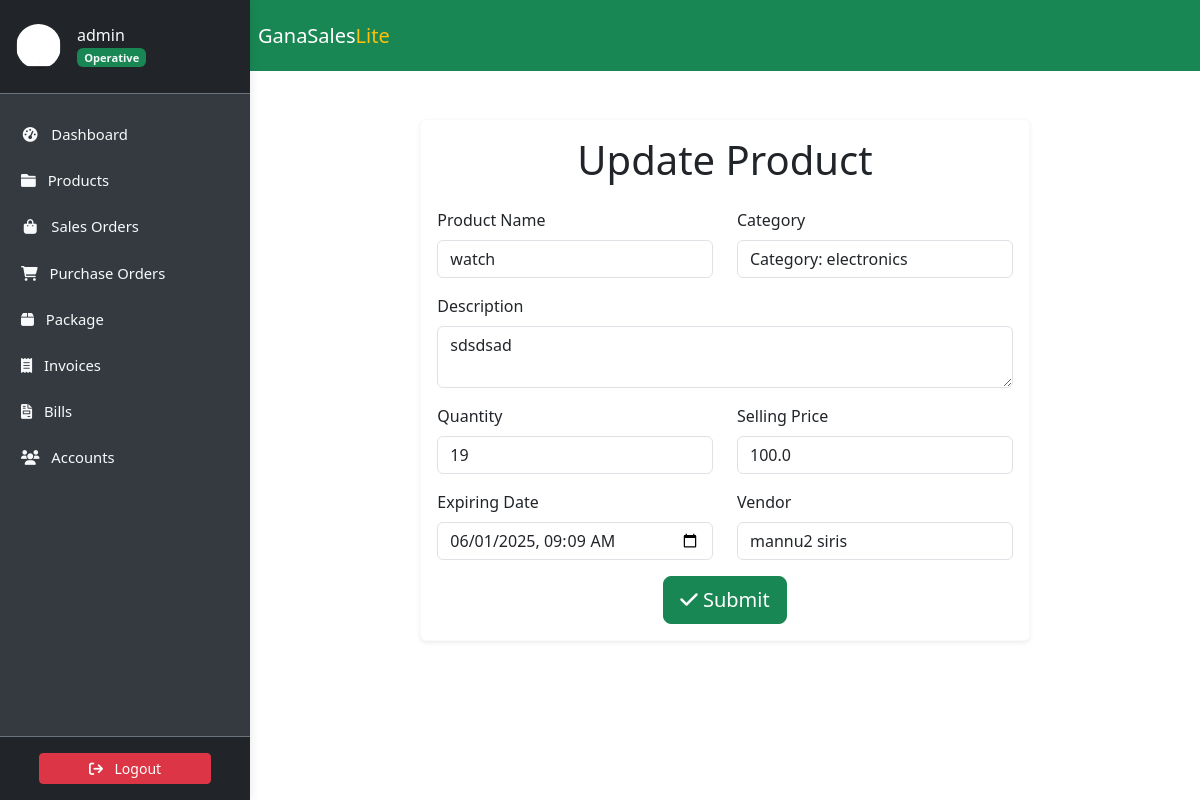
Page /product/watch/update/ (signed in) on the earlier database version.
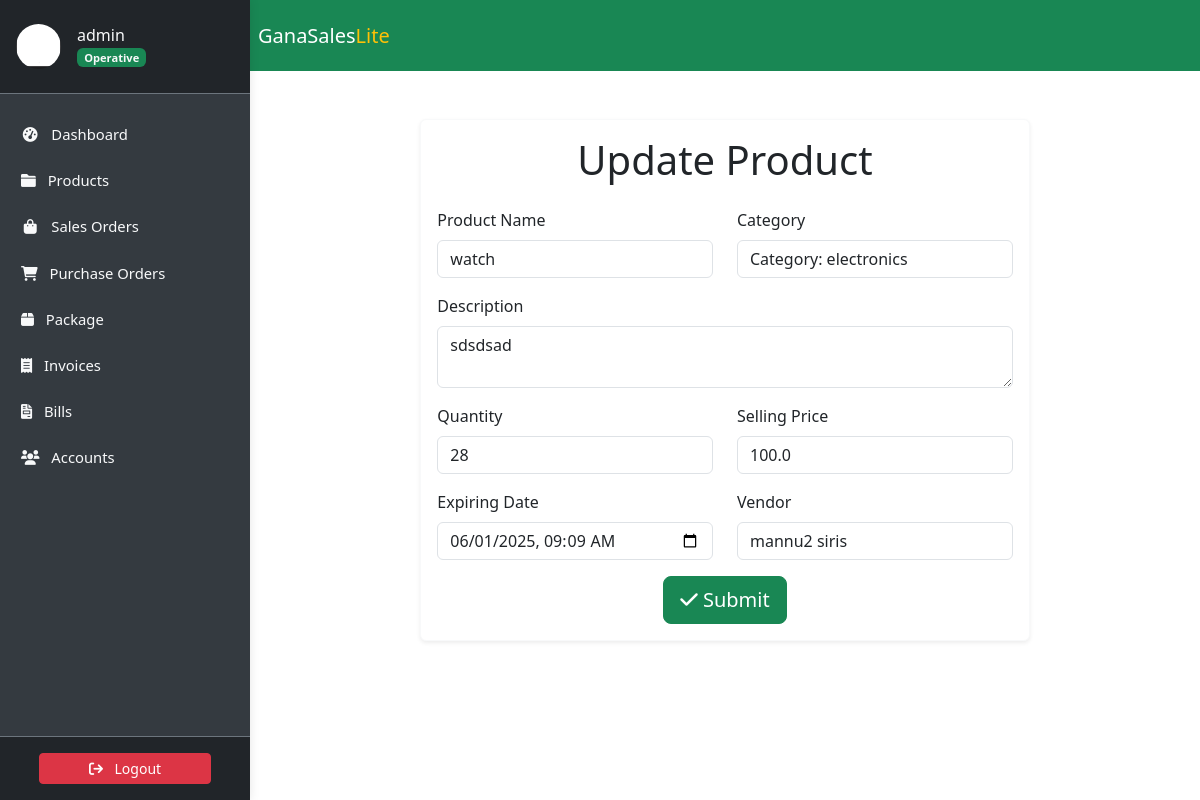
Same page on the later database version.
### accounts/models.py (models this page shows, shortened)
class Profile(models.Model):
    user = models.OneToOneField(
        User, on_delete=models.CASCADE, verbose_name='User'
    )
    slug = AutoSlugField(
        unique=True,
        verbose_name='Account ID',
        populate_from='email'
    )
    profile_picture = ProcessedImageField(
        default='profile_pics/default.jpg',
        upload_to='profile_pics',
        format='JPEG',
        processors=[ResizeToFill(150, 150)],
        options={'quality': 100}
    )
    telephone = PhoneNumberField(
        null=True, blank=True, verbose_name='Telephone'
    )
    email = models.EmailField(
        max_length=150, blank=True, null=True, verbose_name='Email'
    )
    first_name = models.CharField(
        max_length=30, blank=True, verbose_name='First Name'
    )
    last_name = models.CharField(
        max_length=30, blank=True, verbose_name='Last Name'
    )
    status = models.CharField(
        choices=STATUS_CHOICES,
        max_length=12,
        default='INA',
        verbose_name='Status'
    )
    role = models.CharField(
        choices=ROLE_CHOICES,
        max_length=12,
        blank=True,
        null=True,
        verbose_name='Role'
    )
    class Meta:
        ordering = ['slug']
        verbose_name = 'Profile'
        verbose_name_plural = 'Profiles'

### store/models.py (models this page shows, shortened)
class Item(models.Model):
    slug = AutoSlugField(unique=True, populate_from='name')
    name = models.CharField(max_length=50)
    description = models.TextField(max_length=256)
    category = models.ForeignKey(Category, on_delete=models.CASCADE)
    quantity = models.IntegerField(default=0)
    price = models.FloatField(default=0)
    expiring_date = models.DateTimeField(null=True, blank=True)
    vendor = models.ForeignKey(Vendor, on_delete=models.SET_NULL, null=True)
    class Meta:
        ordering = ['name']
        verbose_name_plural = 'Items'

### store/views.py (the view)
class ProductUpdateView(LoginRequiredMixin, UserPassesTestMixin, UpdateView):
    model = Item
    template_name = "store/productupdate.html"
    form_class = ItemForm
    success_url = reverse_lazy("productslist") # Use reverse_lazy for class attributes
    def test_func(self):
        return self.request.user.is_superuser

### store/forms.py
class ItemForm(forms.ModelForm):
    class Meta:
        model = Item
        fields = [
            'name',
            'description',
            'category',
            'quantity',
            'price',
            'expiring_date',
            'vendor'
        ]
        widgets = {
            'name': forms.TextInput(attrs={'class': 'form-control'}),
            'description': forms.Textarea(
                attrs={
                    'class': 'form-control',
                    'rows': 2
                }
            ),
            'category': forms.Select(attrs={'class': 'form-control'}),
            'quantity': forms.NumberInput(attrs={'class': 'form-control'}),
            'price': forms.NumberInput(
                attrs={
                    'class': 'form-control',
                    'step': '0.01'
                }
            ),
            'expiring_date': forms.DateTimeInput(
                attrs={
                    'class': 'form-control',
                    'type': 'datetime-local'
                }
            ),
            'vendor': forms.Select(attrs={'class': 'form-control'}),
        }

### accounts/models.py (called while the page is built)
    def __str__(self):
        return self.name

### store/models.py (called while the page is built)
    def __str__(self):
        return f"Category: {self.name}"

### store/templates/store/productupdate.html (shortened to what this page needs)
{% extends "store/base.html" %}
{% load static %}
{% block content %}
<div class="container my-5">
    <div class="row justify-content-center">
        <div class="col-lg-8 col-md-10">
            <div class="card shadow-sm border-light">
                <div class="card-body">
                    <h1 class="text-center mb-4">
                        Update Product
                    </h1>
                    <form method="POST" enctype="multipart/form-data">
                        <div class="row">
                            <div class="col-md-6 mb-3">
                                <label for="{{ form.name.id_for_label }}" class="form-label">
                                    Product Name
                                </label>
                                {{ form.name }}
                            </div>
                            <div class="col-md-6 mb-3">
                                <label for="{{ form.category.id_for_label }}" class="form-label">
                                    Category
                                </label>
                                {{ form.category }}
                            </div>
                        </div>
                        <div class="row">
                            <div class="col mb-3">
                                <label for="{{ form.description.id_for_label }}" class="form-label">
                                    Description
                                </label>
                                {{ form.description }}
                            </div>
                        </div>
                        <div class="row">
                            <div class="col-md-6 mb-3">
                                <label for="{{ form.quantity.id_for_label }}" class="form-label">
                                    Quantity
                                </label>
                                {{ form.quantity }}
                            </div>
                            <div class="col-md-6 mb-3">
                                <label for="{{ form.price.id_for_label }}" class="form-label">
                                    Selling Price
                                </label>
                                {{ form.price }}
                            </div>
                        </div>
                        <div class="row">
                            <div class="col-md-6 mb-3">
                                <label for="{{ form.expiring_date.id_for_label }}" class="form-label">
                                    Expiring Date
                                </label>
                                {{ form.expiring_date }}
                            </div>
                            <div class="col-md-6 mb-3">
                                <label for="{{ form.vendor.id_for_label }}" class="form-label">
                                    Vendor
                                </label>
                                {{ form.vendor }}
                            </div>
                        </div>
                        <div class="form-group text-center">
                            <button class="btn btn-success btn-lg" type="submit">
                                <i class="fas fa-check"></i> Submit
                            </button>
                        </div>
                    </form>
                </div>
            </div>
        </div>
    </div>
</div>
{% endblock content %}

### store/templates/store/base.html (shortened to what this page needs)
<!DOCTYPE html>
<html lang="en">
    <head>
        {% load static %}
        <link href="https://cdn.jsdelivr.net/npm/bootstrap@5.3.3/dist/css/bootstrap.min.css" rel="stylesheet">
        <link rel="stylesheet" type="text/css" href="https://unpkg.com/@webpixels/css@1.1.5/dist/index.css">
        <link rel="stylesheet" href="{% static 'css/style.css' %}" type="text/css">
    </head>
    <body>
        {% include "store/sidebar.html" %}
        <section id="wrapper">
            <nav class="navbar navbar-expand-md bg-success">
                <div class="container-fluid px-2">
                  <div class="navbar-header d-flex align-items-center">
                    <a class="navbar-brand" style="font-size: 20px;" href="{% url 'dashboard' %}">GanaSales<span class="text-warning">Lite</span></a>
                  </div>
                </div>
              </nav>
          {% block content%}
          {% endblock content%}
        </section>
      </body>
</html>

### store/templates/store/sidebar.html (shortened to what this page needs)
<link href="https://cdn.jsdelivr.net/npm/bootstrap@5.3.3/dist/css/bootstrap.min.css" rel="stylesheet">
<link href="https://cdnjs.cloudflare.com/ajax/libs/font-awesome/6.0.0-beta3/css/all.min.css" rel="stylesheet">
<aside class="sidebar" id="show-side-navigation1">
    <div class="sidebar-header d-flex align-items-center px-3 py-4 border-bottom border-secondary">
        <a href="{% url 'user-profile' %}" class="d-flex align-items-center text-decoration-none text-light">
            <img class="rounded-circle img-fluid" id="sidebar-img" width="45" src="{{ request.user.profile.profile_picture.url }}" alt="Profile Picture" />
            <div class="ms-3">
                <h5 class="fs-6 mb-0">
                    {{ request.user.username }}{% if request.user.profile.role == 'AD' %} <i class="fa-solid fa-circle-check text-success"></i>{% endif %}
                </h5>
                <span class="badge bg-success text-light">
                    {% if request.user.profile.role == 'AD' %}
                        Admin
                    {% elif request.user.profile.role == 'EX' %}
                        Executive
                    {% else %}
                        Operative
                    {% endif %}
                </span>
            </div>
        </a>
    </div>
    <div class="nav-container">
        <ul class="nav flex-column mt-3">
            <li class="nav-item mb-2">
                <a class="nav-link text-light {% if request.resolver_match.url_name == 'dashboard' %}active{% endif %}" href="{% url 'dashboard' %}">
                    <i class="fa fa-tachometer-alt fa-fw me-2"></i> Dashboard
                </a>
            </li>
            <li class="nav-item mb-2 dropdown">
                <a class="nav-link text-light {% if request.resolver_match.url_name == 'productslist' %}active{% endif %}" href="#" id="productsDropdown" role="button">
                    <i class="fa fa-folder me-2"></i> Products
                </a>
            </li>
            <li class="nav-item mb-2">
                <a class="nav-link text-light {% if request.resolver_match.url_name == 'saleslist' %}active{% endif %}" href="{% url 'saleslist' %}">
                    <i class="fa fa-shopping-bag fa-fw me-2"></i> Sales Orders
                </a>
            </li>
            <li class="nav-item mb-2">
                <a class="nav-link text-light {% if request.resolver_match.url_name == 'purchaseslist' %}active{% endif %}" href="{% url 'purchaseslist' %}">
                    <i class="fa fa-shopping-cart me-2"></i> Purchase Orders
                </a>
            </li>
            <li class="nav-item mb-2">
                <a class="nav-link text-light {% if request.resolver_match.url_name == 'deliveries' %}active{% endif %}" href="{% url 'deliveries' %}">
                    <i class="fa-solid fa-box me-2"></i> Package
                </a>
            </li>
            <li class="nav-item mb-2">
                <a class="nav-link text-light {% if request.resolver_match.url_name == 'invoicelist' %}active{% endif %}" href="{% url 'invoicelist' %}">
                    <i class="fa-solid fa-receipt me-2"></i> Invoices
                </a>
            </li>
            <li class="nav-item mb-2">
                <a class="nav-link text-light {% if request.resolver_match.url_name == 'bill_list' %}active{% endif %}" href="{% url 'bill_list' %}">
                    <i class="fa-solid fa-file-invoice me-2"></i> Bills
                </a>
            </li>
            <li class="nav-item mb-2 dropdown">
                <a class="nav-link text-light " href="#" id="accountsDropdown" role="button">
                    <i class="fa fa-users me-2"></i> Accounts
                </a>
            </li>
        </ul>
    </div>
    <div class="sidebar-footer position-relative w-100 text-center py-3 bg-dark border-top border-secondary mt-auto">
        <form method="post" action="{% url 'user-logout' %}">
            <button type="submit" class="btn btn-danger btn-sm w-75">
                <i class="fa fa-sign-out me-2"></i> Logout
            </button>
        </form>
    </div>
</aside>

### static/css/style.css (style rules this page uses)
:root { --dk-gray-100: #f3f4f6; --dk-gray-200: #e5e7eb; --dk-gray-300: #d1d5db; --dk-gray-400: #9ca3af; --dk-gray-500: #6b7280; --dk-gray-600: #4b5563; --dk-gray-700: #374151; --dk-gray-800: #1f2937; --dk-gray-900: #111827; --dk-dark-bg: #313348; --dk-darker-bg: #2a2b3d; --navbar-bg-color: #6f6486; --sidebar-bg-color: #252636; --sidebar-width: 250px; --sidebar-expanded-width: 230px; --sidebar-collapsed-width: 100px; --sidebar-header-bg: #212529; --nav-link-color: #adb5bd; --nav-link-active-bg: #495057; --dropdown-menu-bg: #495057; --dropdown-item-color: #adb5bd; --dropdown-item-active-bg: #6c757d; --sidebar-separator-bg: #4caf50; --logo-separator-height: 60px; --sidebar-item-height: 50px; --submenu-item-height: 45px; }
* { margin: 0; padding: 0; box-sizing: border-box; }
body { font-family: "Inter", sans-serif; background-color: #fff; overflow-x: hidden; }
a { text-decoration: none; }
#wrapper { transition: margin-left 0.3s ease-in-out; }
@media (min-width: 992px) { #wrapper { margin-left: var(--sidebar-width); } }
.sidebar { font-size: 0.925rem; background-color: var(--sidebar-bg-color); width: var(--sidebar-width); transition: all 0.3s ease-in-out; z-index: 9999999; box-shadow: 0 0 10px rgba(0, 0, 0, 0.1); }
.sidebar .sidebar-header { background-color: var(--sidebar-header-bg); border-bottom: 1px solid #2a2b3c; padding: 15px; }
.sidebar ul > li > a { color: var(--dk-gray-400); text-decoration: none; }
.navbar { border: none; background-color: var(--navbar-bg-color); }
@media (min-width: 768px) { .navbar .navbar-brand { color: #fff; line-height: 55px; padding: 0; } }
.navbar > .container .navbar-brand, .navbar > .container-fluid .navbar-brand { margin: 0; }
.card { transition: transform 0.2s; margin-bottom: 15px; }

### store/templates/store/base.html (style rules this page uses)
@media (min-width: 992px) { #wrapper { margin-left: 250px; transition: margin-left 0.3s ease; } }

### store/templates/store/sidebar.html (style rules this page uses)
.sidebar { width: 250px; background-color: #343a40; color: #fff; position: fixed; top: 0; bottom: 0; display: flex; flex-direction: column; z-index: 1030; transition: transform 0.3s ease; }
.sidebar-header { background-color: #212529; }
.nav-container { flex: 1; overflow-y: auto; padding: 5px; }
.nav-link { color: #adb5bd; padding: 0.5rem 1rem; }
.sidebar-footer { background-color: #212529; text-align: center; padding: 10px; }
#wrapper { transition: margin-left 0.3s ease; }
@media (min-width: 992px) { #wrapper { margin-left: 250px; } }

Differences in the rows shown:
changed Item "watch": quantity "19" → "28"
